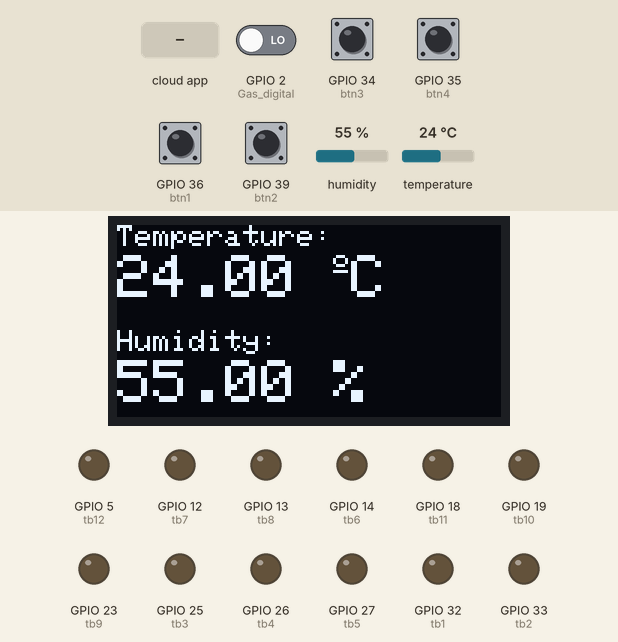
Recording of a program running on a simulated ESP32. On the bench: 128×64 one-colour display, output pins drawn as LEDs (lit = HIGH). The inputs (shaded band) are chosen by the test bench; at power-on: GPIO 2 (Gas_digital), GPIO 34 (btn3), GPIO 35 (btn4), GPIO 36 (btn1), GPIO 39 (btn2) LOW, humidity 55 %, temperature 24 °C. WiFi joins after 1.5 s; servers stay silent unless stated; the Firebase database answers and starts empty; what the program prints to the serial monitor is not drawn.

Above: at 6.1 s.
6.2 s: humidity set to 22 %
At 8.7 s:
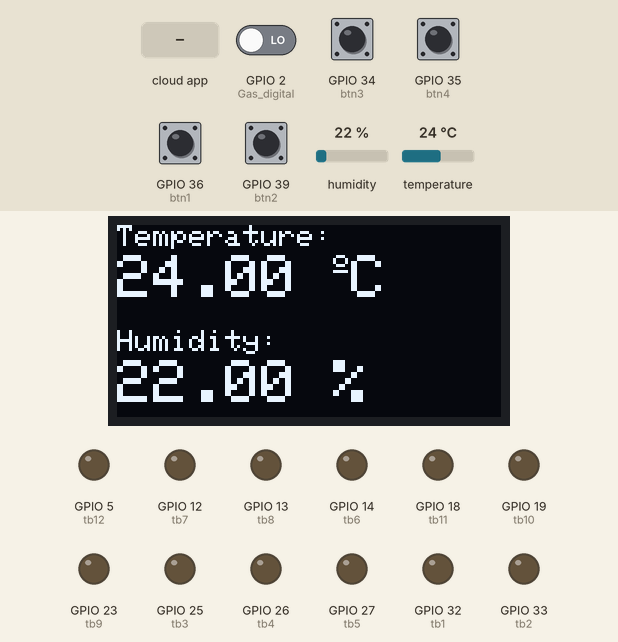
9.5 s: the phone or cloud app sets fan to 1
At 11.7 s:
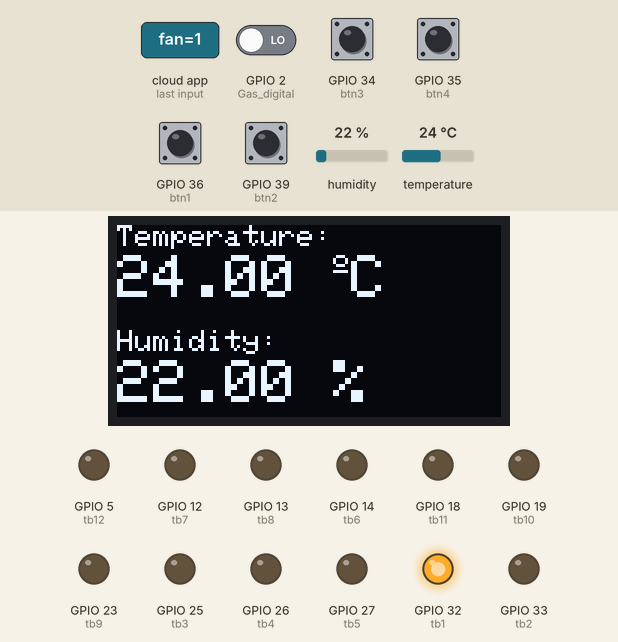
12.5 s: the phone or cloud app sets light to 1
At 14.8 s:
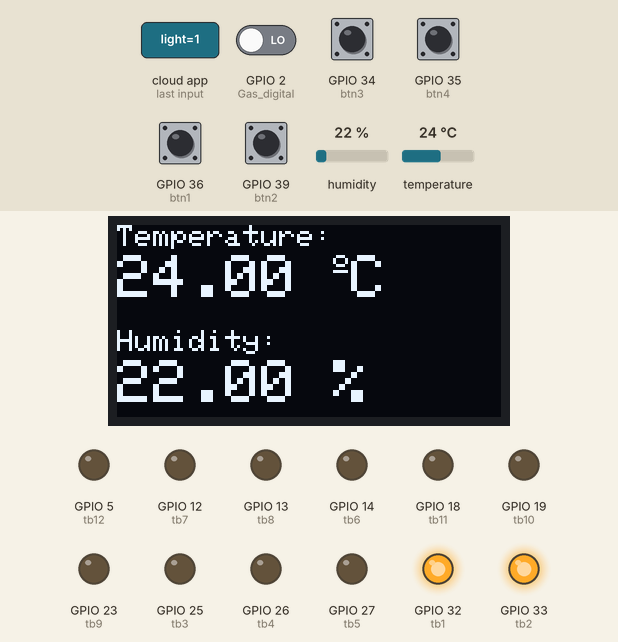
15.1 s: the phone or cloud app sets light_bulb to 1
At 16.9 s:
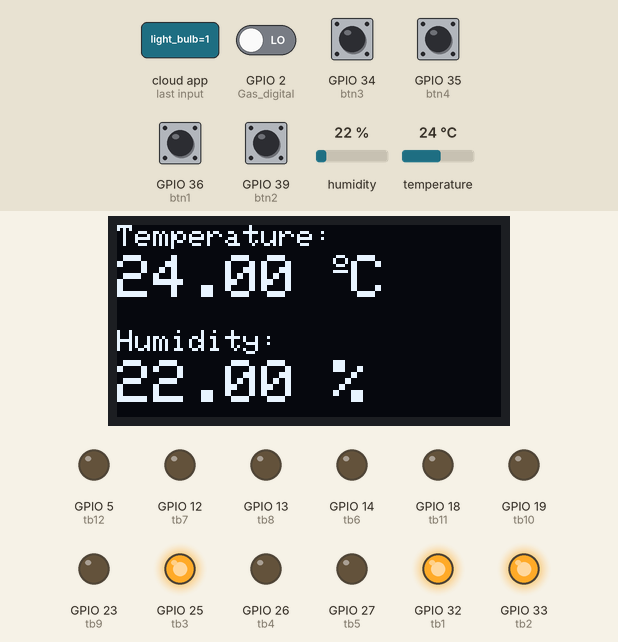
17.7 s: the phone or cloud app sets outlet to 1
At 20.0 s:
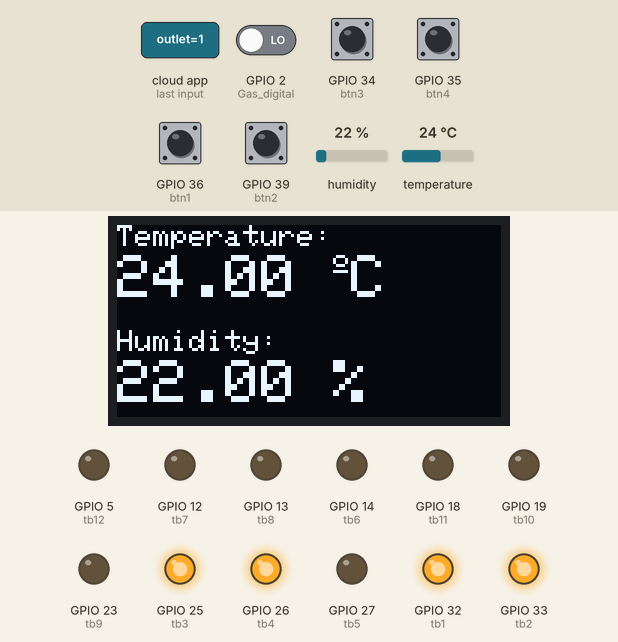
20.3 s: the phone or cloud app sets air_conditioner to 1
At 22.1 s:
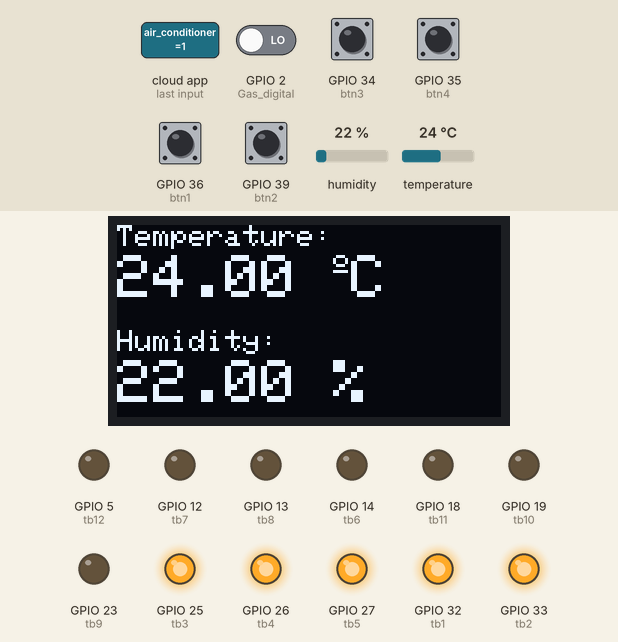
Timing chart, 0 to 23.6 s (numbered marks = the images above; inputs shaded):
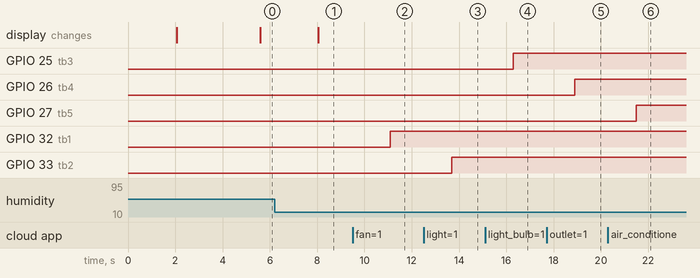

The program:

main.cpp
```cpp
#include <WiFi.h>
#include <FirebaseESP32.h>
#include <DHT.h>
#include <WiFiManager.h>
#include <Wire.h>
#include <Adafruit_GFX.h>
#include <Adafruit_SSD1306.h>
#include <NTPClient.h>
#include <WiFiUdp.h>
//#define FIREBASE_HOST "vann-53570.firebaseio.com"                // ten host cua firebase
//#define FIREBASE_AUTH "LC6fDYVqNO7VVBfoymADdWtLZVl6jr6WVJxhONrF" // ma dôi cái này nữa
#define SCREEN_WIDTH 128 // OLED display width, in pixels
#define SCREEN_HEIGHT 64 // OLED display height, in pixels
Adafruit_SSD1306 display(SCREEN_WIDTH, SCREEN_HEIGHT, &Wire, -1);
#define FIREBASE_HOST "smarthome-9998-default-rtdb.firebaseio.com" // ten host cua firebase
#define FIREBASE_AUTH "igiAWMhz9g1vKbBoEqJN3Vqymk80G1CZ8YOCS7X5"   // ma dôi cái này nữa

WiFiUDP ntpUDP;
NTPClient timeClient(ntpUDP);

String formattedDate;
String dayStamp;
String timeStamp;

FirebaseData firebaseData; // firebase datb
FirebaseJson json;
FirebaseJson json2;
// khai baos cac chan cam bien

// khai bao chan cam bien
int Gas_digital = 2;
int Fire_digital = 0;

#define DHTPIN 4
#define DHTTYPE DHT11 // DHT 11
DHT dht(DHTPIN, DHTTYPE);
//Khai bao ngoai vi

long last = 0;

String mac;

void dhtprint();
void hello();
void time_date();
void btn_tb1();
void btn_tb2();
void btn_tb3();
void btn_tb4();
void get_data();
void Task1code(void *pvParameters);
void Task2code(void *pvParameters);

float t, h;
int a1, b1, c1, d1 = 0;
// thiet bi
int tb1 = 32;
int tb2 = 33;
int tb3 = 25;
int tb4 = 26;
int tb5 = 27;
int tb6 = 14;
int tb7 = 12;
int tb8 = 13;
int tb9 = 23;
int tb10 = 19;
int tb11 = 18;
int tb12 = 5;
int tb13 = 17;
// btn
#define btn1 36
#define btn2 39
#define btn3 34
#define btn4 35

int state1 = 0;
int state2 = 0;
int state3 = 0;
int state4 = 0;

// dia chi id cua tb 24:62:AB:F9:22:0C
void setup(void)
{

  pinMode(tb1, OUTPUT);
  pinMode(tb2, OUTPUT);
  pinMode(tb3, OUTPUT);
  pinMode(tb4, OUTPUT);
  pinMode(tb5, OUTPUT);
  pinMode(tb6, OUTPUT);
  pinMode(tb7, OUTPUT);
  pinMode(tb8, OUTPUT);
  pinMode(tb9, OUTPUT);
  pinMode(tb10, OUTPUT);
  pinMode(tb11, OUTPUT);
  pinMode(tb12, OUTPUT);
  pinMode(tb12, OUTPUT);

  // btn
  pinMode(btn1, INPUT);
  pinMode(btn2, INPUT);
  pinMode(btn3, INPUT);
  pinMode(btn4, INPUT);
  attachInterrupt(btn1, btn_tb1, RISING);
  // attachInterrupt(digitalPinToInterrupt(btn1), btn_tb1, CHANGE);
  attachInterrupt(btn2, btn_tb2, RISING);
  attachInterrupt(btn3, btn_tb3, RISING);
  attachInterrupt(btn4, btn_tb4, RISING);

  WiFi.mode(WIFI_STA);
  Serial.begin(9600);

  if (!display.begin(SSD1306_SWITCHCAPVCC, 0x3C))
  {
    Serial.println(F("SSD1306 allocation failed"));
    for (;;)
      ;
  }
  delay(2000);
  display.clearDisplay();
  display.setTextColor(WHITE);
  hello();
  WiFiManager wm;
  bool res;
  res = wm.autoConnect("SmartHome"); // đặt tên wifi // nếu đặt có mật khẩu sẽ có dạng sau  // res = wm.autoConnect("Smarthome","password"); // password protected ap
  hello();
  if (!res)
  {
    Serial.println("Failed to connect");
    // ESP.restart();
  }
  else
  {
    //if you get here you have connected to the WiFi
    Serial.println("Connected...yeey :)");
  }

  timeClient.begin();
  timeClient.setTimeOffset(+7 * 60 * 60);
  Firebase.begin(FIREBASE_HOST, FIREBASE_AUTH);
  dht.begin();
  last = millis();
}

void loop()
{

  get_data();
  h = dht.readHumidity();
  t = dht.readTemperature();
  int gass = digitalRead(Gas_digital);

  dhtprint();

  // Firebase.setInt(firebaseData, "/Home/24:62:AB:F9:22:0C/Device/Light", 0);
  // //Firebase.setInt(firebaseData, "/Home/24:62:AB:F9:22:0C/Device/Fan", 0);
  // Firebase.setInt(firebaseData, "/Home/24:62:AB:F9:22:0C/Device/Light2", 0);
  // Firebase.setInt(firebaseData, "/Home/24:62:AB:F9:22:0C/Device/Light3", 0);
  Firebase.setFloat(firebaseData, "/Home/24:62:AB:F9:22:0C/Sensor/temperature", t);
  Firebase.setFloat(firebaseData, "/Home/24:62:AB:F9:22:0C/Sensor/humidity", h);
  Firebase.setInt(firebaseData, "/Home/24:62:AB:F9:22:0C/Sensor/gas", gass);

  //Firebase.setInt(firebaseData, "/Home/24:62:AB:F9:22:0C/Device/Light2", state3);
  //  Firebase.setInt(firebaseData, "/Home/24:62:AB:F9:22:0C/Device/Light3", state4);
  // đồng bộ nút bấm
  if (a1 == 1)
  {
    Firebase.setInt(firebaseData, "/Home/24:62:AB:F9:22:0C/Device/fan", 1);
  }
  if (a1 == 2)
  {
    Firebase.setInt(firebaseData, "/Home/24:62:AB:F9:22:0C/Device/fan", 0);
    a1 = 0;
  }
  // tb2
  if (b1 == 1)
  {
    Firebase.setInt(firebaseData, "/Home/24:62:AB:F9:22:0C/Device/light", 1);
  }
  if (b1 == 2)
  {
    Firebase.setInt(firebaseData, "/Home/24:62:AB:F9:22:0C/Device/light", 0);
    b1 = 0;
  }
  // tb3
  if (c1 == 1)
  {
    Firebase.setInt(firebaseData, "/Home/24:62:AB:F9:22:0C/Device/light_bulb", 1);
  }
  if (c1 == 2)
  {
    Firebase.setInt(firebaseData, "/Home/24:62:AB:F9:22:0C/Device/light_bulb", 0);
    c1 = 0;
  }
  // tb4
  if (d1 == 1)
  {
    Firebase.setInt(firebaseData, "/Home/24:62:AB:F9:22:0C/Device/outlet", 1);
  }
  if (d1 == 2)
  {
    Firebase.setInt(firebaseData, "/Home/24:62:AB:F9:22:0C/Device/outlet", 0);
    d1 = 0;
  }

  if (millis() - last >= 100)
  {

    last = millis();
  }
}

void dhtprint()
{
  display.clearDisplay();

  // display temperature
  display.setTextSize(1);
  display.setCursor(0, 0);
  display.print("Temperature: ");
  display.setTextSize(2);
  display.setCursor(0, 10);
  display.print(t);
  display.print(" ");
  display.setTextSize(1);
  display.cp437(true);
  display.write(167);
  display.setTextSize(2);
  display.print("C");

  // display humidity
  display.setTextSize(1);
  display.setCursor(0, 35);
  display.print("Humidity: ");
  display.setTextSize(2);
  display.setCursor(0, 45);
  display.print(h);
  display.print(" %");

  display.display();
}

void hello()
{
  display.clearDisplay();
  display.setTextSize(2);
  display.setCursor(15, 10);
  display.print("DATN DHK");
  display.setTextSize(2);
  display.setCursor(35, 30);
  display.print("IT58");

  display.setTextSize(0.5);
  display.setCursor(35, 50);
  display.print("Disconnect");
  display.display();
}
void time_date()
{
  display.clearDisplay();
  display.setTextSize(2);
  display.setCursor(15, 10);
  display.print(timeStamp);
  display.setTextSize(2);
  display.setCursor(0, 30);
  display.print(dayStamp);
  // connected
  display.setTextSize(0.5);
  display.setCursor(35, 50);
  display.print("Connected");
  display.display();
}
void btn_tb1()
{
  digitalWrite(tb1, !digitalRead(tb1));
  if (digitalRead(tb1) == 0)
  {

    a1 = 2;
  }
  if (digitalRead(tb1) == 1)
  {

    a1 = 1;
  }
}
void btn_tb2()
{
  digitalWrite(tb2, !digitalRead(tb2));
  if (digitalRead(tb2) == 0)
  {

    b1 = 2;
  }
  if (digitalRead(tb2) == 1)
  {

    b1 = 1;
  }
}

void btn_tb3()
{
  digitalWrite(tb3, !digitalRead(tb3));
  if (digitalRead(tb3) == 0)
  {

    c1 = 2;
  }
  if (digitalRead(tb3) == 1)
  {

    c1 = 1;
  }
}

void btn_tb4()
{
  digitalWrite(tb4, !digitalRead(tb4));
  if (digitalRead(tb4) == 0)
  {

    d1 = 2;
  }
  if (digitalRead(tb4) == 1)
  {

    d1 = 1;
  }
}

void get_data()
{

  if (Firebase.getInt(firebaseData, "Home/24:62:AB:F9:22:0C/Device/fan"))
  {
    if (firebaseData.dataType() == "int")
    {
      int g1 = firebaseData.intData();
      Serial.print("L1: ");
      Serial.println(g1);
      if (g1 == 0)
      {
        digitalWrite(tb1, LOW);
        a1 = 0;
      }
      if (g1 == 1)
      {
        digitalWrite(tb1, HIGH);
        a1 = 0;
      }
      Serial.print("st");
      Serial.println(state1);
    }
  }

  // light
  if (Firebase.getInt(firebaseData, "Home/24:62:AB:F9:22:0C/Device/light"))
  {
    if (firebaseData.dataType() == "int")
    {
      int g1 = firebaseData.intData();
      Serial.print("tb2: ");
      Serial.println(g1);
      if (g1 == 0)
      {
        digitalWrite(tb2, LOW);
        b1 = 0;
      }
      if (g1 == 1)
      {
        digitalWrite(tb2, HIGH);
        b1 = 0;
      }
    }
  }
  //
  if (Firebase.getInt(firebaseData, "Home/24:62:AB:F9:22:0C/Device/light_bulb"))
  {
    if (firebaseData.dataType() == "int")
    {
      int g1 = firebaseData.intData();
      Serial.print("tb3: ");
      Serial.println(g1);
      if (g1 == 0)
      {
        digitalWrite(tb3, LOW);
        c1 = 0;
      }
      if (g1 == 1)
      {
        digitalWrite(tb3, HIGH);
        c1 = 0;
      }
    }
  }
  //
  if (Firebase.getInt(firebaseData, "Home/24:62:AB:F9:22:0C/Device/outlet"))
  {
    if (firebaseData.dataType() == "int")
    {
      int g1 = firebaseData.intData();
      Serial.print("tb4: ");
      Serial.println(g1);
      if (g1 == 0)
      {
        digitalWrite(tb4, LOW);
        d1 = 0;
      }
      if (g1 == 1)
      {
        digitalWrite(tb4, HIGH);
        d1 = 0;
      }
    }
  }
  //
  if (Firebase.getInt(firebaseData, "Home/24:62:AB:F9:22:0C/Device/air_conditioner"))
  {
    if (firebaseData.dataType() == "int")
    {
      int g1 = firebaseData.intData();
      Serial.print("tb5: ");
      Serial.println(g1);
      if (g1 == 0)
      {
        digitalWrite(tb5, LOW);
      }
      if (g1 == 1)
      {
        digitalWrite(tb5, HIGH);
      }
    }
  }
  //
  if (Firebase.getInt(firebaseData, "Home/24:62:AB:F9:22:0C/Device/device_1"))
  {
    if (firebaseData.dataType() == "int")
    {
      int g1 = firebaseData.intData();
      Serial.print("tb6: ");
      Serial.println(g1);
      if (g1 == 0)
      {
        digitalWrite(tb6, LOW);
      }
      if (g1 == 1)
      {
        digitalWrite(tb6, HIGH);
      }
    }
  }
  //
  if (Firebase.getInt(firebaseData, "Home/24:62:AB:F9:22:0C/Device/device_2"))
  {
    if (firebaseData.dataType() == "int")
    {
      int g1 = firebaseData.intData();
      Serial.print("tb7: ");
      Serial.println(g1);
      if (g1 == 0)
      {
        digitalWrite(tb7, LOW);
      }
      if (g1 == 1)
      {
        digitalWrite(tb7, HIGH);
      }
    }
  }
  //
  if (Firebase.getInt(firebaseData, "Home/24:62:AB:F9:22:0C/Device/device_3"))
  {
    if (firebaseData.dataType() == "int")
    {
      int g1 = firebaseData.intData();
      Serial.print("tb8: ");
      Serial.println(g1);
      if (g1 == 0)
      {
        digitalWrite(tb8, LOW);
      }
      if (g1 == 1)
      {
        digitalWrite(tb8, HIGH);
      }
    }
  }
  //
  if (Firebase.getInt(firebaseData, "Home/24:62:AB:F9:22:0C/Device/device_4"))
  {
    if (firebaseData.dataType() == "int")
    {
      int g1 = firebaseData.intData();
      Serial.print("tb9: ");
      Serial.println(g1);
      if (g1 == 0)
      {
        digitalWrite(tb9, LOW);
      }
      if (g1 == 1)
      {
        digitalWrite(tb9, HIGH);
      }
    }
  }
  //
  if (Firebase.getInt(firebaseData, "Home/24:62:AB:F9:22:0C/Device/device_5"))
  {
    if (firebaseData.dataType() == "int")
    {
      int g1 = firebaseData.intData();
      Serial.print("tb10: ");
      Serial.println(g1);
      if (g1 == 0)
      {
        digitalWrite(tb10, LOW);
      }
      if (g1 == 1)
      {
        digitalWrite(tb10, HIGH);
      }
    }
  }
  //
  if (Firebase.getInt(firebaseData, "Home/24:62:AB:F9:22:0C/Device/device_6"))
  {
    if (firebaseData.dataType() == "int")
    {
      int g1 = firebaseData.intData();
      Serial.print("tb11: ");
      Serial.println(g1);
      if (g1 == 0)
      {
        digitalWrite(tb11, LOW);
      }
      if (g1 == 1)
      {
        digitalWrite(tb11, HIGH);
      }
    }
  }
  //
  if (Firebase.getInt(firebaseData, "Home/24:62:AB:F9:22:0C/Device/device_7"))
  {
    if (firebaseData.dataType() == "int")
    {
      int g1 = firebaseData.intData();
      Serial.print("tb12: ");
      Serial.println(g1);
      if (g1 == 0)
      {
        digitalWrite(tb12, LOW);
      }
      if (g1 == 1)
      {
        digitalWrite(tb12, HIGH);
      }
    }
  }

  //
  if (Firebase.getInt(firebaseData, "Home/24:62:AB:F9:22:0C/Device/device_8"))
  {
    if (firebaseData.dataType() == "int")
    {
      int g1 = firebaseData.intData();
      Serial.print("t13: ");
      Serial.println(g1);
      if (g1 == 0)
      {
        digitalWrite(tb13, LOW);
      }
      if (g1 == 1)
      {
        digitalWrite(tb13, HIGH);
      }
    }
  }
}
```

Measured:
- after the input at 6.2 s, the display: changes after 1.8 s (image 1)
- after the input at 9.5 s, GPIO 32 (tb1): LOW → HIGH after 1.6 s
- after the input at 12.5 s, GPIO 33 (tb2): LOW → HIGH after 1.2 s
- after the input at 15.1 s, GPIO 25 (tb3): LOW → HIGH after 1.2 s
- after the input at 17.7 s, GPIO 26 (tb4): LOW → HIGH after 1.2 s
- after the input at 20.3 s, GPIO 27 (tb5): LOW → HIGH after 1.2 s
